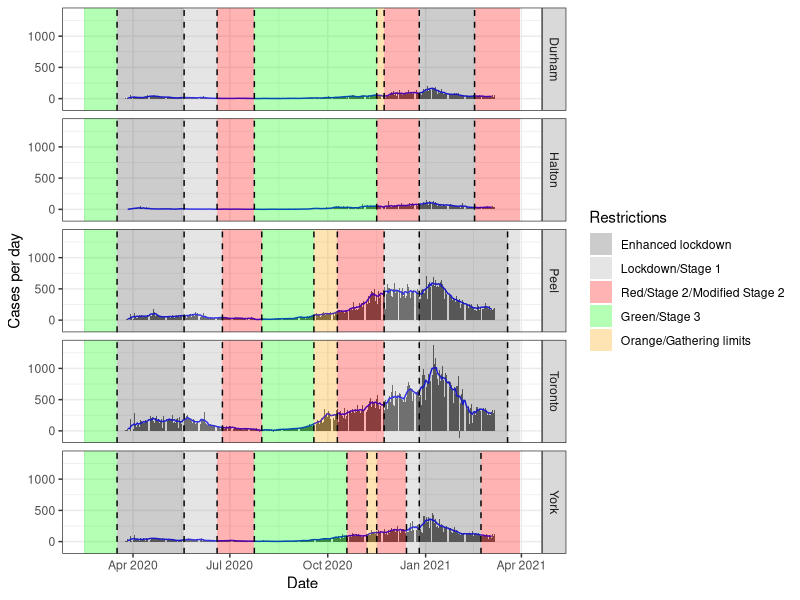
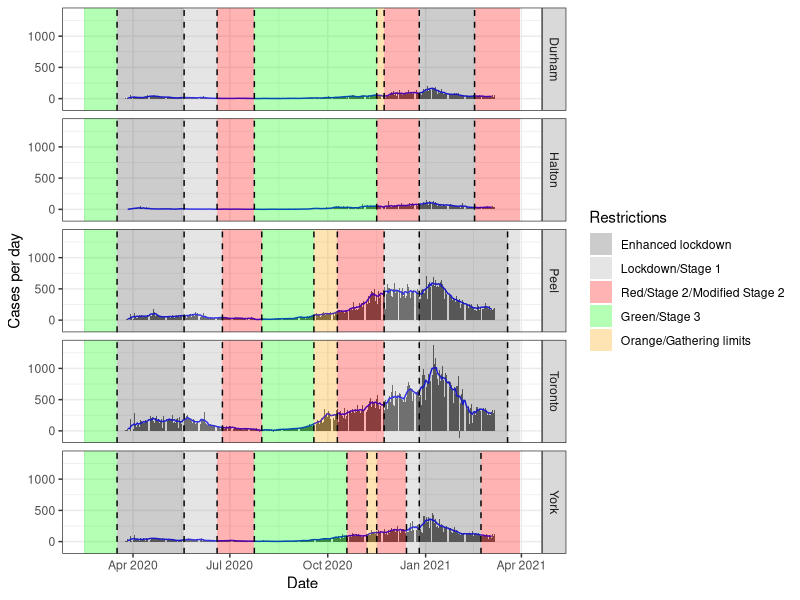

Reproduce these figures in R, in order.
## ---- chunk 1
library(tidyverse)
library(zoo) # for rolling averages
library(readxl)
## ---- chunk 2
# Cases data
cases <- read_csv('data/cleaned_data.csv')

# Restriction data
timeline <- read_excel('data/restrictions.xlsx') %>% 
  mutate(Date_start = as.Date(Date_start)) %>% 
  mutate(Date_end = as.Date(Date_end)) %>% 
  pivot_longer(cols = Toronto:Halton, names_to = 'Region', values_to = 'Restrictions') %>% 
  mutate(Restrictions = factor(Restrictions, 
                               levels = c("Enhanced lockdown", "Lockdown/Stage 1", "Red/Stage 2/Modified Stage 2", "Green/Stage 3", "Orange/Gathering limits")))
## ---- chunk 3
Durham <- as.Date(c('2020-03-17', '2020-05-19', '2020-06-19', '2020-07-24', '2020-11-16', '2020-11-23', '2020-12-26', '2021-02-16'))
Halton <- as.Date(c('2020-03-17', '2020-05-19', '2020-06-19', '2020-07-24', '2020-11-16', '2020-12-26', '2021-02-16'))
Peel <- as.Date(c('2020-03-17', '2020-05-19', '2020-06-24', '2020-07-31', '2020-09-18', '2020-10-10', '2020-11-23', '2020-12-26', '2021-03-19'))
Toronto <- as.Date(c('2020-03-17', '2020-05-19', '2020-06-24', '2020-07-31', '2020-09-18', '2020-10-10', '2020-11-23', '2020-12-26', '2021-03-19'))
York <- as.Date(c('2020-03-17', '2020-05-19', '2020-06-19', '2020-07-24', '2020-10-19', '2020-11-07', '2020-11-16', '2020-12-14', '2020-12-26', '2021-02-22'))

breakpoints <- timeline %>% 
  filter((Region == 'Durham' & Date_start %in% Durham) |
         (Region == 'Halton' & Date_start %in% Halton) |
         (Region == 'Peel' & Date_start %in% Peel) |
         (Region == 'Toronto' & Date_start %in% Toronto) |
         (Region == 'York' & Date_start %in% York))
## ---- chunk 4
tidy_cases <- cases %>% 
  pivot_longer(cols = Durham:York, 
               names_to = 'Region', values_to = 'Cases per day')

rollmean <- cases %>% 
  mutate(across(where(is.numeric), ~ rollmean(., k = 7, fill = NA))) %>% 
  pivot_longer(cols = Durham:York, 
               names_to = 'Region', values_to = 'Cases per day')
## ---- chunk 5
fill <- c("Enhanced lockdown"='gray33', "Lockdown/Stage 1"='gray66', "Red/Stage 2/Modified Stage 2"='red', "Green/Stage 3"='green', "Orange/Gathering limits"='orange')
## ---- chunk 6
cases_plot <- ggplot() +
  geom_bar(tidy_cases, mapping=aes(x=Date, y=`Cases per day`), stat="identity") +
  geom_line(rollmean, mapping=aes(x=Date, y=`Cases per day`), color='blue') +
  geom_rect(timeline, 
            mapping=aes(xmin=Date_start, xmax=Date_end, fill=Restrictions),
            ymin=-Inf, ymax=Inf, alpha=0.3) +
  geom_vline(breakpoints,
             mapping = aes(xintercept=Date_start),
             linetype = 'dashed') +
  scale_fill_manual(values=fill) +
  facet_grid(rows=vars(Region)) +
  theme_bw()

ggsave('graphs/cases.png', cases_plot, height = 8.5, width = 11, units = 'in')

cases_plot
